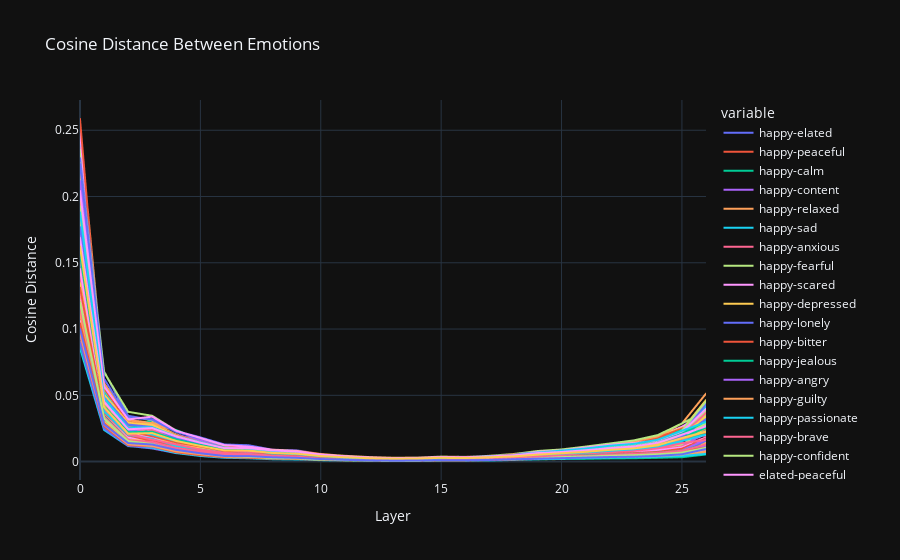

Notebook code for this chart:
### Code cell
def cos_dist(emb1, emb2):
    return 1 - f.cosine_similarity(emb1, emb2, dim=0).item()

emo_combos = {c[0] + "-" + c[1]: (c[0], c[1]) for c in combinations(emotions, r=2)}

cos_df = DataFrame(index=layers, columns=emo_combos.keys())

for k, v in emo_combos.items():
    for l in layers:
        cos_df[k][l] = cos_dist(emb_sums[l][v[0]], emb_sums[l][v[1]])

cos_fig = px.line(cos_df, title="Cosine Distance Between Emotions", labels={"index": "Layer", "value": "Cosine Distance"})
cos_fig.show()
